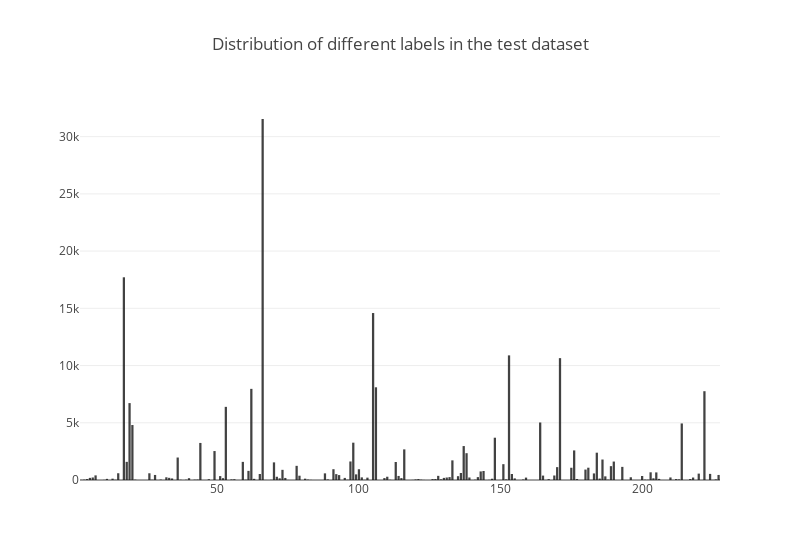

Notebook source saved alongside this figure:
### Code cell
# Distribution of labels
test_labels = Counter(flatlabels)

xvalues = list(test_labels.keys())
yvalues = list(test_labels.values())

trace1 = go.Bar(x=xvalues, y=yvalues, opacity=0.8, name="year count", marker=dict(color='rgba(20, 20, 20, 1)'))
layout = dict(width=800, title='Distribution of different labels in the test dataset', legend=dict(orientation="h"));

fig = go.Figure(data=[trace1], layout=layout);
iplot(fig);

### Figure 1 — Plotly figure (JSON) as saved in the notebook; plotly's stock layout.template omitted (floating-point values rounded to 4 significant figures; data arrays with more than 128 entries replaced by an {"elided": "..."} marker saying what was removed)
{"data": [{"marker": {"color": "rgba(20, 20, 20, 1)"}, "name": "year count", "opacity": 0.8, "type": "bar", "x": {"elided": "165 str values"}, "y": {"elided": "165 int values"}}], "layout": {"legend": {"orientation": "h"}, "title": "Distribution of different labels in the test dataset", "width": 800}}
